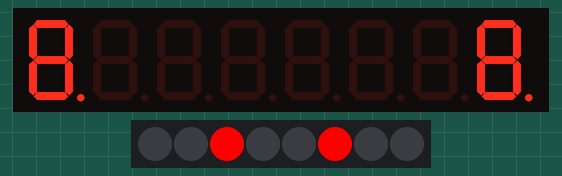
Simulated run of this sketch. Board: Arduino Uno, built with avr-gcc and run on an emulated ATmega328P. Parts: 8-digit seven-segment display, 8 RGB LEDs in strip order, left to right. Wiring (inferred from the names in the program): TM1638 display and keys: STB pin 7; clock pin 9; DIO pin 8.

Above: at 0.1 s.

The sketch:

TM1638_display_LED.ino
```cpp
const int strobe = 7;
const int clock = 9;
const int data = 8;

void sendCommand(uint8_t value)
{
  digitalWrite(strobe, LOW);
  shiftOut(data, clock, LSBFIRST, value);
  digitalWrite(strobe, HIGH);
}

void reset()
{
  sendCommand(0x40); // set auto increment mode
  digitalWrite(strobe, LOW);
  shiftOut(data, clock, LSBFIRST, 0xc0);   // set starting address to 0
  for(uint8_t i = 0; i < 16; i++)
  {
    shiftOut(data, clock, LSBFIRST, 0x00);
  }
  digitalWrite(strobe, HIGH);
}

void setup()
{
  pinMode(strobe, OUTPUT);
  pinMode(clock, OUTPUT);
  pinMode(data, OUTPUT);

  sendCommand(0x8f);  // activate
  reset();
}

void loop()
{
  sendCommand(0x44);  // set single address

  digitalWrite(strobe, LOW);
  shiftOut(data, clock, LSBFIRST, 0xc0); // 1st digit
  shiftOut(data, clock, LSBFIRST, 0xff);
  digitalWrite(strobe, HIGH);

  digitalWrite(strobe, LOW);
  shiftOut(data, clock, LSBFIRST, 0xc5); // 3rd LED
  shiftOut(data, clock, LSBFIRST, 0x01);
  digitalWrite(strobe, HIGH);

  digitalWrite(strobe, LOW);
  shiftOut(data, clock, LSBFIRST, 0xcb); // 3rd LED
  shiftOut(data, clock, LSBFIRST, 0x01);
  digitalWrite(strobe, HIGH);

  digitalWrite(strobe, LOW);
  shiftOut(data, clock, LSBFIRST, 0xce); // last digit
  shiftOut(data, clock, LSBFIRST, 0xff);
  digitalWrite(strobe, HIGH);
}
```
